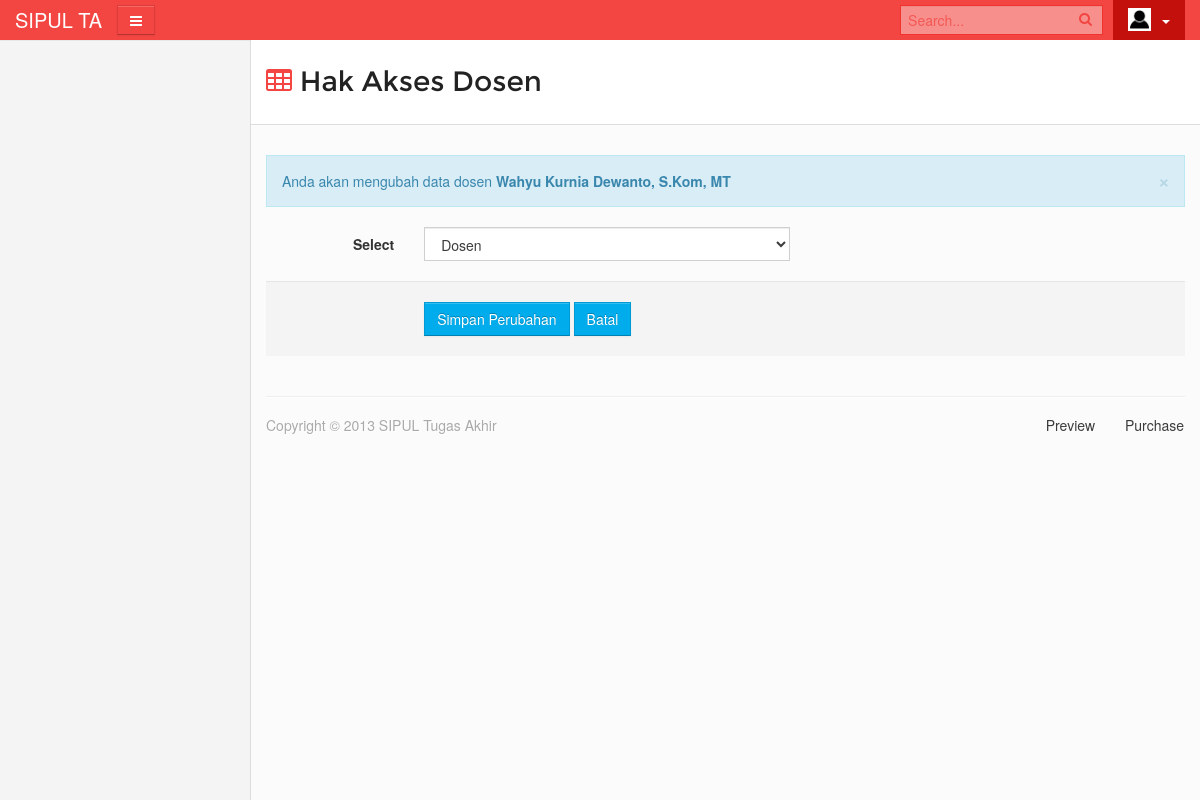
The app's page /c_hakAksesDosen/editHakAksesDosen/197104082001121003, older data.
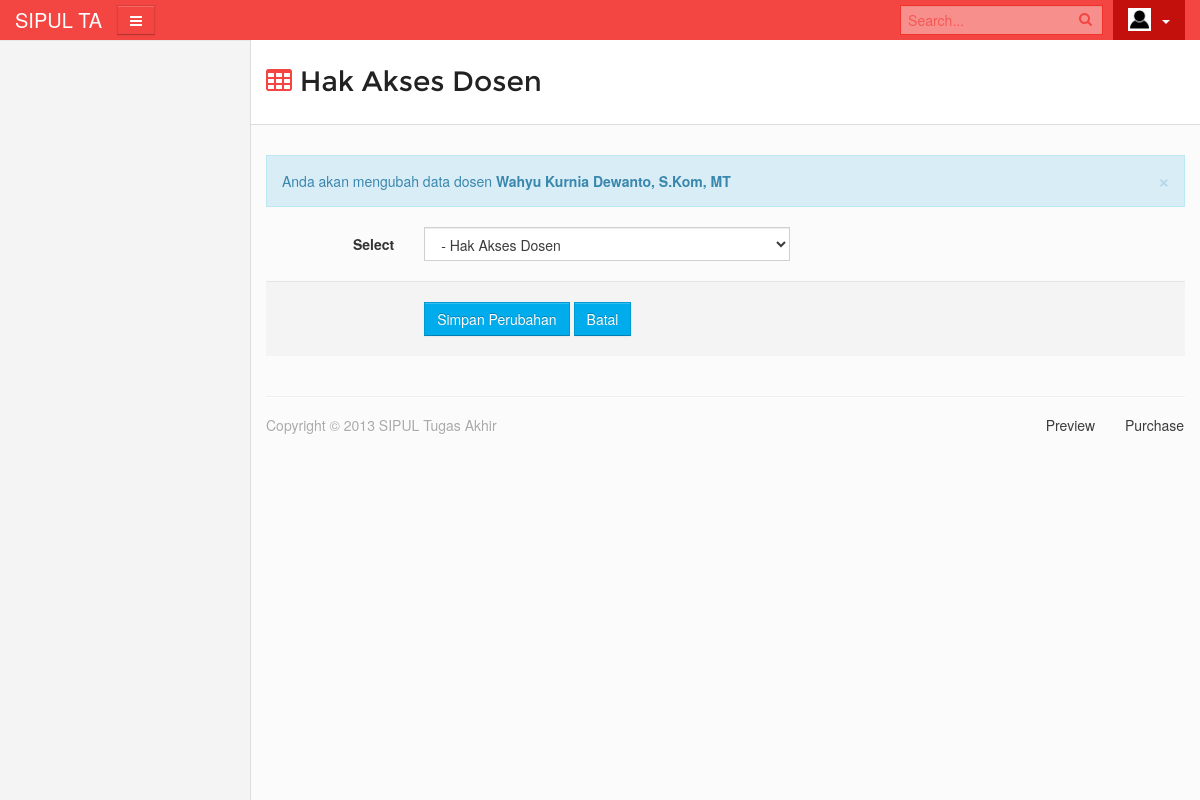
The same page, newer data.
### tables this page shows
CREATE TABLE `tb_dosen` (
  `nip` varchar(30) NOT NULL,
  `id_user` varchar(30) NOT NULL,
  `nama_dosen` varchar(45) NOT NULL,
  `prodi_dosen` varchar(3) NOT NULL,
  `level_dosen` varchar(20) NOT NULL,
  `kuota` int(3) NOT NULL
);

### application/controllers/c_hakAksesDosen.php (called while the page is built, shortened)
<?php
class c_hakAksesDosen extends CI_Controller{
	function __construct(){
		$this->load->model('m_hakAksesDosen');
	}
  function editHakAksesDosen($nip){
    $this->load->view('template/header');
    $this->load->view('template/sidebar');
    $where = array('nip' => $nip);
    $data['dosen'] = $this->m_hakAksesDosen->editHakAksesDosen($where,'tb_dosen')->result();
    $this->load->view('v_editHakAksesDosen',$data);
    $this->load->view('template/footer');
}
}
?>

### index.php (called while the page is built, shortened)
<?php
require_once BASEPATH.'core/CodeIgniter.php';

### application/models/m_hakAksesDosen.php (called while the page is built, shortened)
<?php
class m_hakAksesDosen extends CI_Model{
   function editHakAksesDosen($where,$table){
	return $this->db->get_where($table,$where);
	}
}
?>

### application/views/v_editHakAksesDosen.php (the view, shortened to what this page needs)
<section id='content'>
        <div class='container'>
          <div class='row' id='content-wrapper'>
            <div class='col-xs-12'>
              <div class='row'>
                <div class='col-sm-12'>
                  <div class='page-header'>
                    <h1 class='pull-left'>
                      <i class='icon-table'></i>
                      <span>Hak Akses Dosen</span>
                    </h1>
                    </div>
                </div>
              </div>
              <?php foreach($dosen as $u){?>
              <div class='row'>
                <div class='col-sm-12'>
                  <?php if (isset($u)) { ?>
                  <div class='alert alert-info alert-dismissable'>
                      <a class='close' data-dismiss='alert' href='#'>&times;</a>
                      Anda akan mengubah data dosen <strong><?php echo $u->nama_dosen ?></strong>
                    </div>
                  <?php } ?>
                  <div class='box'>
                            <form action="<?php echo site_url('/c_hakAksesDosen/update') ?>" class="form form-horizontal" style="margin-bottom: 0;" method="post" action="#" accept-charset="UTF-8">
                              <div class='form-group'>
                                <label class='col-md-2 control-label' for='inputSelect'>Select</label>
                                <div class='col-md-5'>
                                  <select name="level_dosen" class="form-control">
                                    <option selected disabled>- Hak Akses Dosen</option>
                                    <?php if($u->level_dosen=="Dosen"){?>
                                    <option value="<?php echo $u->level_dosen?>" selected><?php echo $u->level_dosen?></option>
                                    <?php } else if($u->level_dosen=="Reviewer") {?>
                                    <option value="Reviewer">Dosen</option>
                                    <option value="<?php echo $u->level_dosen?>" selected><?php echo $u->level_dosen?></option>
                                    <option value="Koordinator">Koordinator</option>
                                    <?php } else if($u->level_dosen=="Koordinator") {?>
                                    <option value="Dosen">Dosen</option>
                                    <option value="Reviewer">Reviewer</option>
                                    <option value="<?php echo $u->level_dosen?>" selected><?php echo $u->level_dosen?></option>
                                    <?php }else{ ?>
                                    <option value="Dosen">Dosen</option>
                                    <option value="Reviewer">Reviewer</option>
                                    <option value="Koordinator">Koordinator</option>
                                    <?php }?>
                                  </select>
                                </div>
                              </div>
                              <div class='form-actions form-actions-padding-sm'>
                                <div class='row'>
                                  <div class='col-md-10 col-md-offset-2'>
                                    <button type="submit" class="btn btn-primary">Simpan Perubahan</button>
                                    <a class="btn btn-primary" href="<?php echo site_url('/c_hakAksesDosen') ?>">Batal</a>
                                  </div>
                                </div>
                              </div>
                      </form>
                    </div>
                </div>
                <?php } ?>
              </div>

Row changes from the older to the newer data that the page shows:
changed tb_dosen "Wahyu Kurnia Dewanto, S.Kom, MT": level_dosen "Dosen" → "- Hak Akses Dosen"
